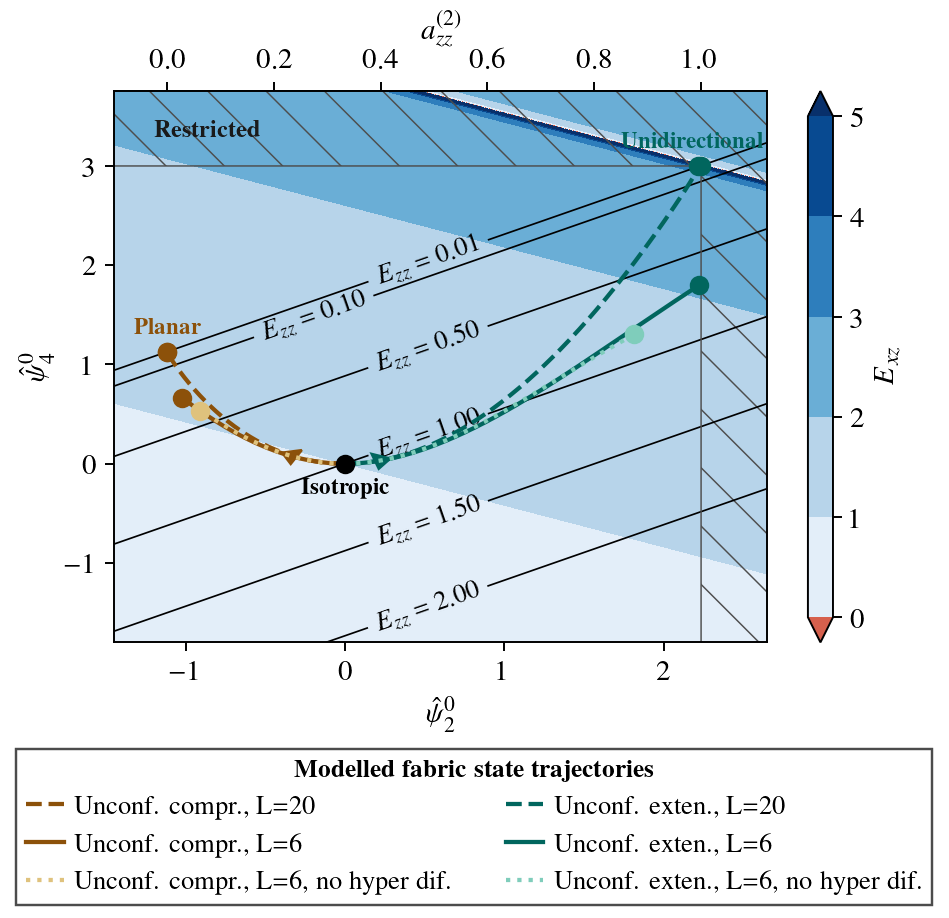

Here is the Python script that generated this plot:
# N. M. Rathmann <rathmann@nbi.ku.dk>, 2022

"""
Fabric state-space diagram quantifying the effect of truncation (L) and (hyper)regularization (Lilien et al., 2022)
"""

import sys, os, copy, code # code.interact(local=locals())
import numpy as np
import pickle
from progress.bar import Bar

import matplotlib.pyplot as plt
import matplotlib.gridspec as gridspec

from localheader import *
sys.path.insert(0, '../../../demo') # for importing local specfabpy build (if available) and common python header
from header import * # contains matplotlib setup etc.
from specfabpy import specfabpy as sf
from sfconstants import *

# This is the presumed psi_0^0 coefficient when deriving nlm from a^(2) or a^(4), a central normalization factor used below. 
normfac = 1/np.sqrt(4*np.pi) 

SELFNAME = sys.argv[0][:-3] # used as prefix for pickled files
os.system('mkdir -p specfab-state-trajectories')
def pfile(fname): return "specfab-state-trajectories/%s--%s.p"%(SELFNAME, fname) # full path name for pickled files

#--------------------
# Flags
#--------------------

INTEGRATE_MODEL = 0 # Generate model lines from scratch? Else load saved Pickle files.
DEBUG           = 0 # For faster plotting (lower resolution)
            
#--------------------
# Config
#--------------------

Nt = 300 # Number of integration steps for model trajectories (should be large enough to reach steady state)
RESX = RESY = 1*100 if DEBUG else 15*100 # Fast plotting (debug)?

L = 8 if DEBUG else 20 # Example of high-order truncation

#--------------------
# Modeled correlations
#--------------------

def integrate_model(nlm0, ugrad, dt, reg='hyper', Nt=Nt, rotate=False, name=None):

    eps = (ugrad+np.transpose(ugrad))/2 # Symmetric part (strain-rate)
    omg = (ugrad-np.transpose(ugrad))/2 # Anti-symmetric part (spin)

    nlm = np.zeros((Nt,nlm_len), dtype=np.complex64)
    nlm[0,:] = nlm0 # Initial state 
             
    # Euler integration 
    with Bar('dt=%.3e, Nt=%i :: L=%i (nlm_len=%i) ::'%(dt,Nt,L,nlm_len), max=Nt-1, fill='#', suffix='%(percent).1f%% - %(eta)ds') as bar:
        for tt in np.arange(1,Nt):
            nlm_prev = nlm[tt-1,:]
            iota, zeta = 1,0
            M_LROT = sf.M_LROT(nlm_prev, eps, omg, iota, zeta)
            M_REG  = sf.M_REG(nlm_prev, eps) if reg=='hyper' else 10e-2*sf.M_CDRX(nlm_prev) # note that CDRX is identical the Laplacian operator, so used as regularization here
            M      = M_LROT + M_REG
            nlm[tt,:] = nlm_prev + dt*np.matmul(M, nlm_prev)
            nlm[tt,:] = sf.apply_bounds(nlm[tt,:])
            bar.next()

    if name is not None: pickle.dump([nlm, lm, nlm_len], open(pfile(name), "wb"))

    return nlm


if INTEGRATE_MODEL:

    print('*** Generating model trajectories from scratch. You can re-use the saves trajectories to avoid re-calculating them by setting INTEGRATE_MODEL=1')

    ### Solve for state-vector time evolution
    
    lm, nlm_len = sf.init(L) 
    nlm_iso = np.zeros((nlm_len), dtype=np.complex64)
    nlm_iso[0] = normfac
    nlm_uc20 = integrate_model(nlm_iso, +np.diag([.5, .5, -1]), 0.015*1, name='uc20') # unconfined compression
    nlm_ue20 = integrate_model(nlm_iso, -np.diag([.5, .5, -1]), 0.007*2, name='ue20') # unconfined extension 
    
    L=6 # Example of low-order truncation
    lm, nlm_len = sf.init(L) 
    nlm_iso = np.zeros((nlm_len), dtype=np.complex64)
    nlm_iso[0] = normfac
    nlm_uc6 = integrate_model(nlm_iso, +np.diag([.5, .5, -1]), 0.015*1, name='uc6') # unconfined compression 
    nlm_ue6 = integrate_model(nlm_iso, -np.diag([.5, .5, -1]), 0.007*2, name='ue6') # unconfined extension 

    nlm_uc6_lap = integrate_model(nlm_iso, +np.diag([.5, .5, -1]), 0.015*1, name='uc6lap', reg='lap') # unconfined compression 
    nlm_ue6_lap = integrate_model(nlm_iso, -np.diag([.5, .5, -1]), 0.007*2, name='ue6lap', reg='lap') # unconfined extension 


### Load solutions
nlm_uc20,   lm, nlm_len = pickle.load(open(pfile('uc20'), "rb"))
nlm_ue20,   lm, nlm_len = pickle.load(open(pfile('ue20'), "rb"))
nlm_uc6,    lm, nlm_len = pickle.load(open(pfile('uc6'), "rb"))
nlm_ue6,    lm, nlm_len = pickle.load(open(pfile('ue6'), "rb"))       
nlm_uc6lap, lm, nlm_len = pickle.load(open(pfile('uc6lap'), "rb"))
nlm_ue6lap, lm, nlm_len = pickle.load(open(pfile('ue6lap'), "rb"))       

### Normalize
nlm_uc20   = np.array([ nlm_uc20[tt,:]/nlm_uc20[tt,0] for tt in np.arange(Nt) ])
nlm_ue20   = np.array([ nlm_ue20[tt,:]/nlm_ue20[tt,0] for tt in np.arange(Nt) ])
nlm_uc6    = np.array([ nlm_uc6[tt,:]/nlm_uc6[tt,0]   for tt in np.arange(Nt) ])
nlm_ue6    = np.array([ nlm_ue6[tt,:]/nlm_ue6[tt,0]   for tt in np.arange(Nt) ])
nlm_uc6lap = np.array([ nlm_uc6lap[tt,:]/nlm_uc6lap[tt,0] for tt in np.arange(Nt) ])
nlm_ue6lap = np.array([ nlm_ue6lap[tt,:]/nlm_ue6lap[tt,0] for tt in np.arange(Nt) ])


### Determine ideal boundary line

m = [0,0,1]
Il24 = [sf.I20, sf.I40] # l=2,4, m=0 coefs

# delta distributed
n20_unidir, n40_unidir = np.real(sf.nlm_ideal(m, 0, L))[Il24]/normfac

# x--y planar distributed
n20_planar, n40_planar = np.real(sf.nlm_ideal(m, np.pi/2, L))[Il24]/normfac    

#--------------------
# Construct plot
#--------------------

ms = 6.0 
mse = 7 # point size of end-member cases
FSLEG = FS-1.5
FSANNO = FS-2.5

c_girdle = '#8c510a' 
c_smax   = '#01665e'
c_girdlelight = '#dfc27d'
c_smaxlight   = '#7fcdbb'

legkwargs = {'handlelength':1.4, 'framealpha':0.7, 'fancybox':False, 'handletextpad':0.4, 'borderpad':0.37, 'edgecolor':'k'}

### Setup figure

scale = 3.5
fig = plt.figure(figsize=(1*1.55*scale,1.5*scale))
gs = gridspec.GridSpec(1, 1, hspace=0)
plt.subplots_adjust(left=0.12, right=0.98, top=0.9, bottom=0.3)
ax_Exz  = fig.add_subplot(gs[0,0])
xlims, ylims = [-1.45,2.65], [-1.8,3.75]
sc = np.diff(ylims)/np.diff(xlims)
x = np.linspace(xlims[0],xlims[1],RESX)
y = np.linspace(ylims[0],ylims[1],RESY)
X,Y = x.copy(), y.copy()

### Determine E_zz enhancement factor

Ezz = np.zeros((RESY, RESX)) *np.nan
Exz = np.zeros((RESY, RESX)) *np.nan
Epq = np.zeros((RESY, RESX)) *np.nan

# Monocrystal fluid parameters for enhancement factor calculation
(Eij_grain, alpha, n_grain) = sfconst.ice['viscoplastic']['linear'] # Optimal n'=1 (lin) grain parameters (Rathmann and Lilien, 2021)

# Symmetry axis "m" and transverse axis "t"
m, t = np.array([0,0,1]), np.array([1,0,0])
p, q = (m+t)/np.sqrt(2), (m-t)/np.sqrt(2)
mm, mt, pq = np.tensordot(m,m, axes=0), np.tensordot(m,t, axes=0), np.tensordot(p,q, axes=0)

# Idealized stress states (aligned with fabric axes)
tau_mm = 1*(np.identity(3)-3*mm) 
tau_mt = 1*(mt + np.transpose(mt)) 
tau_pq = 1*(pq + np.transpose(pq))

print('Calculating E_zz map ...', end='')
for xii, x_ in enumerate(x):
    for yii, y_ in enumerate(y): 
        nlm_ = np.zeros((nlm_len), dtype=np.complex64) # The expansion coefficients
        nlm_[0], nlm_[sf.I20], nlm_[sf.I40] = 1, x_, y_
        Ezz[yii,xii] = sf.Evw_tranisotropic(nlm_, m,m,tau_mm, Eij_grain,alpha,n_grain)
        Exz[yii,xii] = sf.Evw_tranisotropic(nlm_, m,t,tau_mt, Eij_grain,alpha,n_grain)

print('done')

# Verify that end-member case of perfectly aligned c-axes (single max or girdle) reproduces monocrystal behavior
if DEBUG:
    a2 = np.tensordot(m,m, axes=0)
    a4 = np.tensordot(a2,a2, axes=0)
    nlm_sm = sf.a4_to_nlm(a4)
    Ezz_sm = sf.Evw_tranisotropic(nlm_sm, m,m,tau_mm, Eij_grain,alpha,n_grain)
    Exz_sm = sf.Evw_tranisotropic(nlm_sm, m,t,tau_mt, Eij_grain,alpha,n_grain)
    Epq_sm = sf.Evw_tranisotropic(nlm_sm, p,q,tau_pq, Eij_grain,alpha,n_grain)
    print(nlm_sm)
    print('Ezz_sm, Exz_sm, Exz_sm/Epq_sm = %.1e, %.1e, %.1e'%(Ezz_sm,Exz_sm, Exz_sm/Epq_sm))

### More plot setup

dlvl = 1
lvls = np.arange(0,6,dlvl)
cmap = plt.cm.Blues.copy()
cmap.set_under('#d6604d')
CS = ax_Exz.contourf(x,y,Exz, levels=lvls, cmap=cmap, extend='both')
hcb = plt.colorbar(CS, ax=ax_Exz, orientation='vertical') # , aspect=25
hcb.set_label(r'$E_{xz}$')

lvls = [0.01, 0.1, 0.5, 1, 1.5, 2]
CS = ax_Exz.contour(x,y,Ezz, levels=lvls, linewidths=0.7, linestyles='-', colors='k')
manual_locations = [(-0.2, 1.5)] + [(0.51, y_) for y_ in np.linspace(-1.4, 2.1, len(lvls[1:]))]
ax_Exz.clabel(CS, CS.levels, inline=True, fmt=r'$E_{zz}=%.2f$', fontsize=FS-1, manual=manual_locations)

ax = ax_Exz

### Model lines

h_uc20   = plot_trajectory(ax, nlm_uc20,   arrpos=9,    c=c_smax,        ls='--', endmarker=True, mse=mse)
h_ue20   = plot_trajectory(ax, nlm_ue20,   arrpos=17,   c=c_girdle,      ls='--', endmarker=True, mse=mse)
h_uc6    = plot_trajectory(ax, nlm_uc6,    arrpos=None, c=c_smax,        ls='-',  endmarker=True, mse=mse)
h_ue6    = plot_trajectory(ax, nlm_ue6,    arrpos=None, c=c_girdle,      ls='-',  endmarker=True, mse=mse)
h_uc6lap = plot_trajectory(ax, nlm_uc6lap, arrpos=None, c=c_smaxlight,   ls=':',  endmarker=True, mse=mse)
h_ue6lap = plot_trajectory(ax, nlm_ue6lap, arrpos=None, c=c_girdlelight, ls=':',  endmarker=True, mse=mse)

h_modellines = [h_ue20, h_ue6, h_ue6lap,   h_uc20, h_uc6, h_uc6lap]
legend_strings = ['Unconf. compr., L=20', 'Unconf. compr., L=6', 'Unconf. compr., L=6, no hyper dif.', \
                  'Unconf. exten., L=20', 'Unconf. exten., L=6', 'Unconf. exten., L=6, no hyper dif.']

legend_modellines = ax.legend(h_modellines, legend_strings, title=r'{\bf Modelled fabric state trajectories}', title_fontsize=FSLEG, \
    loc=3, bbox_to_anchor=(-0.17,-0.5), ncol=2, fontsize=FS-1, frameon=True, **legkwargs)

### End-member cases

# Isotropic state
ax.plot(0, 0, 'o', ms=mse, c='k', label=None, zorder=20)
dytext = 0.04/normfac
ax.text(0, 0-dytext, r'{\bf Isotropic}', color='k', ha='center', va='top', fontsize=FSANNO)

# Unidirectional
ax.plot(n20_unidir, n40_unidir, marker='o', ms=mse, ls='none', c=c_smax, label=None)
ax.text(n20_unidir-0.4*dytext, n40_unidir+dytext, '{\\bf Unidirectional}', color=c_smax, ha='center', va='bottom', ma='center', fontsize=FSANNO)

# Planar
ax.plot(n20_planar, n40_planar, marker='o', ms=mse, ls='none', c=c_girdle, label=None)
ax.text(n20_planar, n40_planar+dytext, '{\\bf Planar}', color=c_girdle, ha='center', va='bottom', ma='center', fontsize=FSANNO)

### Power-spectrum cap
if 1:
    badspec = np.ones((RESY, RESX)) 
    I = np.argmin(np.abs(X-n20_unidir))
    badspec[:,I:] = 0
    I = np.argmin(np.abs(Y-n40_unidir))
    badspec[I:,:] = 0
    lvls = [0, 0.5]
    plt.rcParams['hatch.color'] = '0.3'
    plt.rcParams['hatch.linewidth'] = 0.6
    cs = ax.contourf(X, Y, badspec, hatches=["\\",None], levels=lvls, cmap='gray', alpha=0)
    cs = ax.contour( X, Y, badspec, levels=[0.5,], linewidths=plt.rcParams['hatch.linewidth'], colors=plt.rcParams['hatch.color'])
    ax.text(-1.2, 3.3, r'\bf Restricted', fontsize=FS-2, color='0.1')
else:
    lw = 1.1
    ax.plot([n20_unidir,n20_unidir],[-10,n40_unidir],':k', lw=lw)
    ax.plot([-10,n20_unidir],[n40_unidir,n40_unidir],':k', lw=lw)

### Aux
ax.set_xlabel(r'$\hat{\psi}_2^0$')
ax.set_ylabel(r'$\hat{\psi}_4^0$')

### Limits
ax.set_xlim(xlims)
ax.set_ylim(ylims)

### Second x axis
secax = ax.secondary_xaxis('top', functions=(n20_to_azz, azz_to_n20))
secax.set_xlabel(r'$a^{(2)}_{zz}$')

### Print quantification of truncation error
if DEBUG:
    n20_unidir = np.real(sp.sph_harm(0, 2, 0,0))/normfac
    n40_unidir = np.real(sp.sph_harm(0, 4, 0,0))/normfac
    print(nlm_uc20[-1,sf.I20]/n20_unidir, nlm_uc20[-1,sf.I40]/n40_unidir)
    print( nlm_uc6[-1,sf.I20]/n20_unidir,  nlm_uc6[-1,sf.I40]/n40_unidir)

### Save figure
plt.savefig('%s.png'%(SELFNAME), dpi=175)
plt.close()
